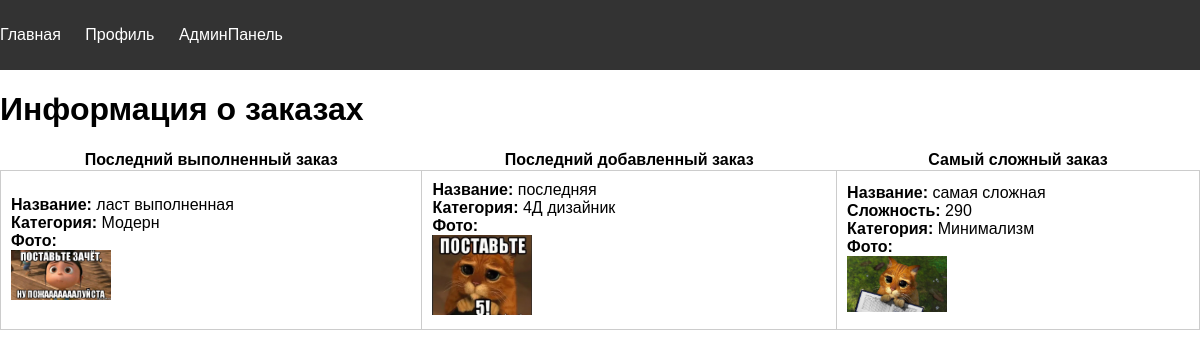
The page /main/ (signed in) on the database its author committed.
### studio/models.py (models this page shows, shortened)
class DesignRequest(models.Model):
    STATUS_CHOICES = [
        ('new', 'Новая'),
        ('in_progress', 'Принято в работу'),
        ('completed', 'Выполнено'),
    ]
    user = models.ForeignKey(User, on_delete=models.CASCADE, related_name='design_requests')
    title = models.CharField(max_length=100)
    description = models.TextField()
    category = models.ForeignKey(Category, on_delete=models.CASCADE)  # Изменено на ForeignKey
    photo = models.ImageField(upload_to='design_photos/')
    created_at = models.DateTimeField(auto_now_add=True)
    status = models.CharField(max_length=20, choices=STATUS_CHOICES, default='new')
    comment = models.TextField(blank=True, null=True)
    complexity = models.IntegerField(default=0)  # Поле для сложности заявки

class Category(models.Model):
    name = models.CharField(max_length=255)
    def __str__(self):
        return self.name

### studio/views.py (the view, shortened to what this page needs)
# urls.py: path('main/', main, name='main'),
def main(request):
    completed_requests = DesignRequest.objects.filter(status='completed').order_by('-created_at')[:1]  # Последний выполненный заказ
    latest_requests = DesignRequest.objects.all().order_by('-created_at')[:1]  # Последний добавленный заказ
    most_complex_requests = DesignRequest.objects.all().order_by('-complexity')[:1]  # Самый сложный заказ
    context = {
        'completed_requests': completed_requests,
        'latest_requests': latest_requests,
        'most_complex_requests': most_complex_requests,
    }
    return render(request, 'studio/admin_main.html', context)

### studio/templates/studio/admin_main.html
{% extends 'studio/base.html' %}
{% block header %}
<nav>
    <ul>
        <li><a href="{% url 'main' %}">Главная</a></li>
        {% if user.is_authenticated %}
        <li><a href="{% url 'profile' %}">Профиль</a></li>
        <li><a href="{% url 'admin_design_requests' %}">АдминПанель</a></li>
        {% else %}
        <li><a href="{% url 'register' %}">Регистрация</a></li>
        <li><a href="{% url 'login' %}">Войти</a></li>
        {% endif %}
    </ul>
</nav>
{% endblock %}
{% block content %}
<h1>Информация о заказах</h1>
<table style="width: 100%; border-collapse: collapse;">
    <tr>
        <th>Последний выполненный заказ</th>
        <th>Последний добавленный заказ</th>
        <th>Самый сложный заказ</th>
    </tr>
    <tr>
        <td style="padding: 10px; border: 1px solid #ccc;">
            {% if completed_requests %}
            <strong>Название:</strong> {{ completed_requests.0.title }}<br>
            <strong>Категория:</strong> {{ completed_requests.0.category }}<br>
            <strong>Фото:</strong>
            {% if completed_requests.0.photo %}
            <br>
            <img src="{{ completed_requests.0.photo.url }}" alt="Фото заявки" style="max-width: 100px; max-height: 100px;">
            {% else %}
            Нет фото
            {% endif %}
            {% else %}
            Нет выполненных заказов
            {% endif %}
        </td>
        <td style="padding: 10px; border: 1px solid #ccc;">
            {% if latest_requests %}
            <strong>Название:</strong> {{ latest_requests.0.title }}<br>
            <strong>Категория:</strong> {{ latest_requests.0.category }}<br>
            <strong>Фото:</strong>
            {% if latest_requests.0.photo %}
            <br>
            <img src="{{ latest_requests.0.photo.url }}" alt="Фото заявки" style="max-width: 100px; max-height: 100px;">
            {% else %}
            Нет фото
            {% endif %}
            {% else %}
            Нет добавленных заказов
            {% endif %}
        </td>
        <td style="padding: 10px; border: 1px solid #ccc;">
            {% if most_complex_requests %}
            <strong>Название:</strong> {{ most_complex_requests.0.title }}<br>
            <strong>Сложность:</strong> {{ most_complex_requests.0.complexity }}<br>
            <strong>Категория:</strong> {{ most_complex_requests.0.category }}<br>
            <strong>Фото:</strong>
            {% if most_complex_requests.0.photo %}
            <br>
            <img src="{{ most_complex_requests.0.photo.url }}" alt="Фото заявки" style="max-width: 100px; max-height: 100px;">
            {% else %}
            Нет фото
            {% endif %}
            {% else %}
            Нет сложных заказов
            {% endif %}
        </td>
    </tr>
</table>
{% endblock %}

### studio/static/studio/css/styles.css (style rules this page uses)
body { font-family: Comic Sans, sans-serif; margin: 0; padding: 0; }
header nav ul { list-style-type: none; padding: 0; }
header nav ul li { display: inline; margin-right: 20px; }
header nav ul li a { color: white; text-decoration: none; }

### rows shown on the page
DesignRequest: title "ласт выполненная", category.name "Модерн", photo (picture)
DesignRequest: title "последняя", category.name "4Д дизайник", photo (picture)
DesignRequest: title "самая сложная", complexity "290", category.name "Минимализм", photo (picture)
